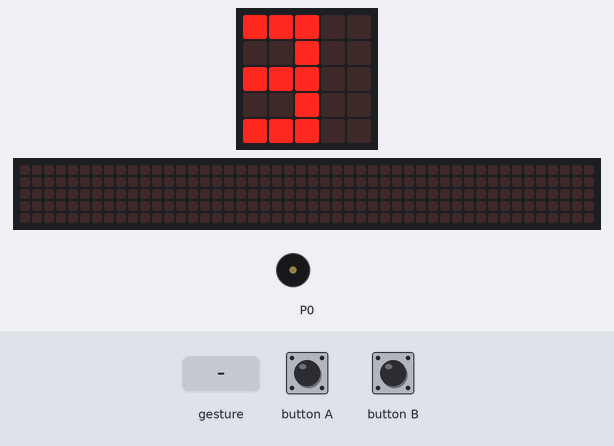
Bench run of a program on a simulated BBC micro:bit (MakeCode). Parts: the board's 5×5 LED display, a strip that is not on the board, showing the scrolling text unrolled, buzzer (waves = sounding). The test bench sets the inputs (shaded band). A tilt is held for 1.5 s and a shake lasts 1 s, then the board lies face up again; the 48×5 strip is a reading aid, not a part: it shows the text the display is scrolling, unrolled, one strip-width of it at a time.

Above: at 1.2 s.
1.3 s: gesture 'shake'
At 1.4 s:
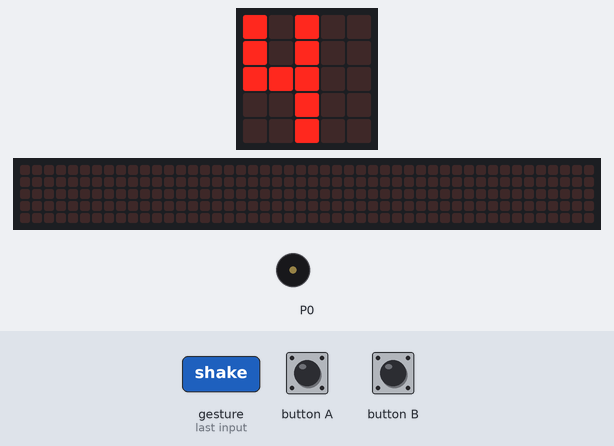
4.3 s: gesture 'shake'
At 4.47 s:
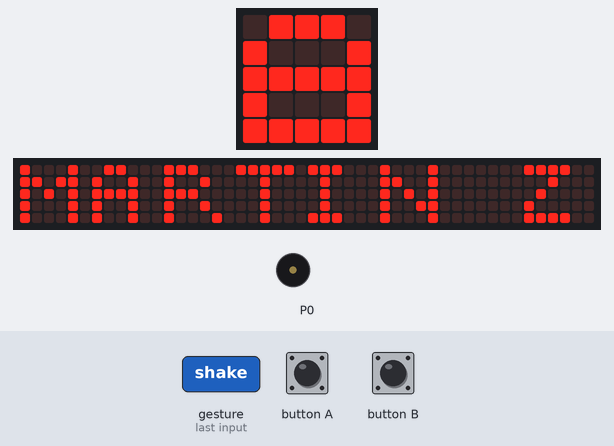
6.3 s: gesture 'shake'
At 10.62 s:
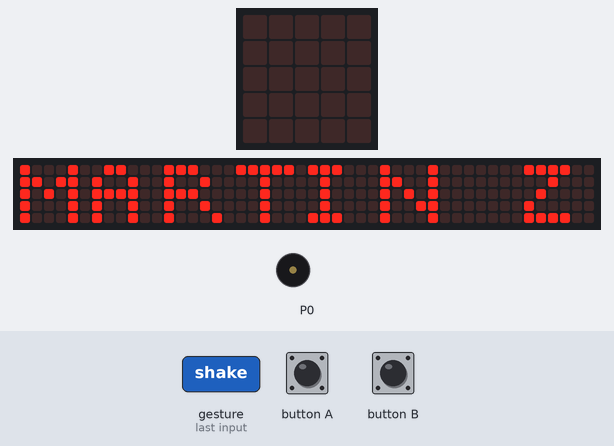
22.7 s: button A pressed for 0.15 s
Timing chart, 0 to 51.9 s (numbered marks = the images above; inputs shaded):
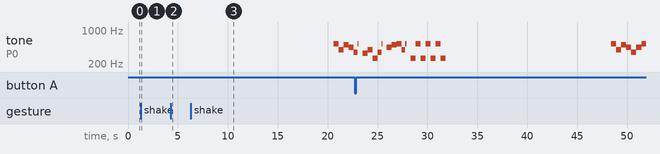

The program:

main.ts
```typescript
let hlasitost = 0
input.onGesture(Gesture.Shake, function () {
    basic.showIcon(IconNames.No)
    basic.showIcon(IconNames.Square)
    basic.showIcon(IconNames.Chessboard)
    basic.showIcon(IconNames.Diamond)
    music.play(music.stringPlayable("C5 C C5 C C5 C C5 C ", 120), music.PlaybackMode.UntilDone)
})
input.onButtonPressed(Button.A, function () {
    hlasitost = 50
})
input.onButtonPressed(Button.B, function () {
    hlasitost = 250
})
basic.forever(function () {
    basic.showLeds(`
        . . # . .
        . # # . .
        . . # . .
        . . # . .
        . . # . .
        `)
    basic.showLeds(`
        # # # . .
        . . # . .
        # # # . .
        # . . . .
        # # # . .
        `)
    basic.showLeds(`
        # # # . .
        . . # . .
        # # # . .
        . . # . .
        # # # . .
        `)
    basic.showLeds(`
        # . # . .
        # . # . .
        # # # . .
        . . # . .
        . . # . .
        `)
    basic.showLeds(`
        . # # # .
        . # . . .
        . # # # .
        . . . # .
        . # # # .
        `)
    basic.showLeds(`
        # # # . .
        # . . . .
        # # # . .
        # . # . .
        # # # . .
        `)
    basic.showLeds(`
        . # # # .
        . . . # .
        . . # # #
        . . . # .
        . . . # .
        `)
    basic.showLeds(`
        . # # # .
        . # . # .
        . # # # .
        . # . # .
        . # # # .
        `)
    basic.showLeds(`
        . # # # .
        . # . # .
        . # # # .
        . . . # .
        . # . # .
        `)
    basic.showLeds(`
        # . # # #
        # . # . #
        # . # . #
        # . # . #
        # . # # #
        `)
    basic.showLeds(`
        . # # # .
        # . . . #
        # # # # #
        # . . . #
        # # # # #
        `)
    basic.showString("MARTIN ZAPLETALEK")
    music.play(music.stringPlayable("C5 G B A F A C5 B ", 120), music.PlaybackMode.UntilDone)
    music.play(music.stringPlayable("C5 E G C F - F - ", 120), music.PlaybackMode.UntilDone)
    music.play(music.stringPlayable("C5 A B C5 G C5 A G ", 120), music.PlaybackMode.UntilDone)
    music.setVolume(hlasitost)
})
```

test.ts
```typescript
// Tady jsou testy. Při použití tohoto balíčku jako rozšíření nebude zkompilováno.
```

Measured:
- by itself, tone on P0: plays 523 Hz for 0.12 s, 330 Hz for 0.51 s, 392 Hz for 0.51 s, 262 Hz for 0.51 s, 349 Hz for 0.38 s, 523 Hz for 0.12 s … (25 notes in this stretch)
- what the display in image 0 shows lasts 0.4 s, from 0.8 s to 1.2 s
